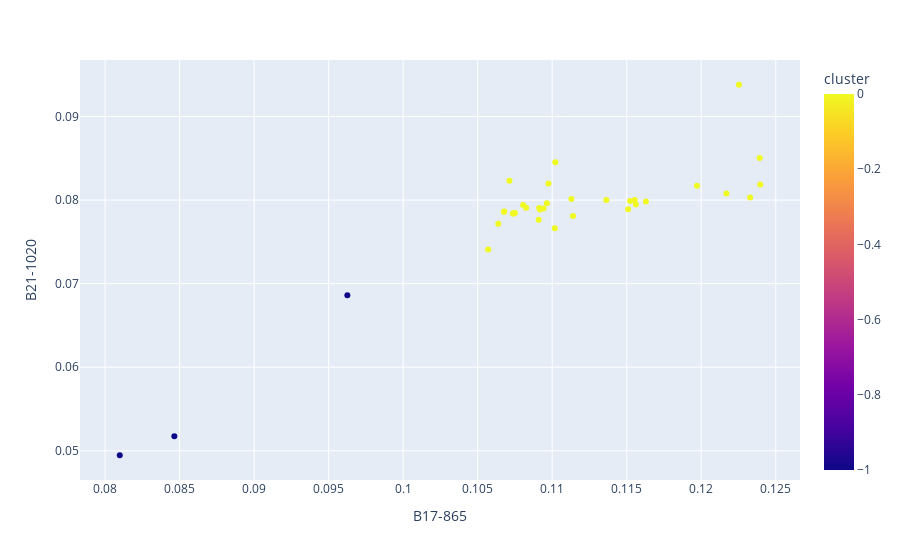

Notebook source saved alongside this figure:
### Code cell
px.scatter(df, x=df['B17-865'], y=df['B21-1020'], color='cluster')

### Figure 1 — Plotly figure (JSON) as saved in the notebook; plotly's stock layout.template omitted (floating-point values rounded to 4 significant figures)
{"data": [{"hovertemplate": "B17-865=%{x}<br>B21-1020=%{y}<br>cluster=%{marker.color}<extra></extra>", "legendgroup": "", "marker": {"color": [0, 0, 0, 0, 0, 0, 0, 0, 0, 0, 0, 0, -1, 0, 0, -1, 0, 0, 0, 0, 0, 0, 0, 0, 0, 0, 0, 0, 0, 0, 0, 0, 0, 0, -1], "coloraxis": "coloraxis", "symbol": "circle"}, "mode": "markers", "name": "", "orientation": "v", "showlegend": false, "type": "scatter", "x": [0.1092, 0.1094, 0.1113, 0.1239, 0.124, 0.1156, 0.1102, 0.1068, 0.1068, 0.1233, 0.1136, 0.1098, 0.08098, 0.1217, 0.1057, 0.09626, 0.1091, 0.1197, 0.1102, 0.1071, 0.1074, 0.1075, 0.1082, 0.1091, 0.1074, 0.1163, 0.1114, 0.1225, 0.1096, 0.1064, 0.1151, 0.108, 0.1152, 0.1155, 0.08465], "xaxis": "x", "y": [0.07888, 0.07899, 0.08014, 0.08503, 0.08188, 0.07948, 0.07663, 0.0786, 0.07862, 0.08031, 0.08001, 0.08199, 0.04947, 0.0808, 0.0741, 0.06862, 0.07765, 0.08172, 0.08452, 0.0823, 0.07842, 0.07846, 0.07908, 0.07904, 0.07837, 0.07983, 0.07809, 0.0938, 0.07963, 0.07718, 0.0789, 0.07943, 0.0799, 0.08001, 0.05174], "yaxis": "y"}], "layout": {"autosize": true, "coloraxis": {"colorbar": {"title": {"text": "cluster"}}, "colorscale": [[0, "#0d0887"], [0.1111, "#46039f"], [0.2222, "#7201a8"], [0.3333, "#9c179e"], [0.4444, "#bd3786"], [0.5556, "#d8576b"], [0.6667, "#ed7953"], [0.7778, "#fb9f3a"], [0.8889, "#fdca26"], [1, "#f0f921"]]}, "legend": {"tracegroupgap": 0}, "margin": {"t": 60}, "xaxis": {"anchor": "y", "autorange": true, "domain": [0, 1], "range": [0.07829, 0.1266], "title": {"text": "B17-865"}, "type": "linear"}, "yaxis": {"anchor": "x", "autorange": true, "domain": [0, 1], "range": [0.04633, 0.09694], "title": {"text": "B21-1020"}, "type": "linear"}}}
